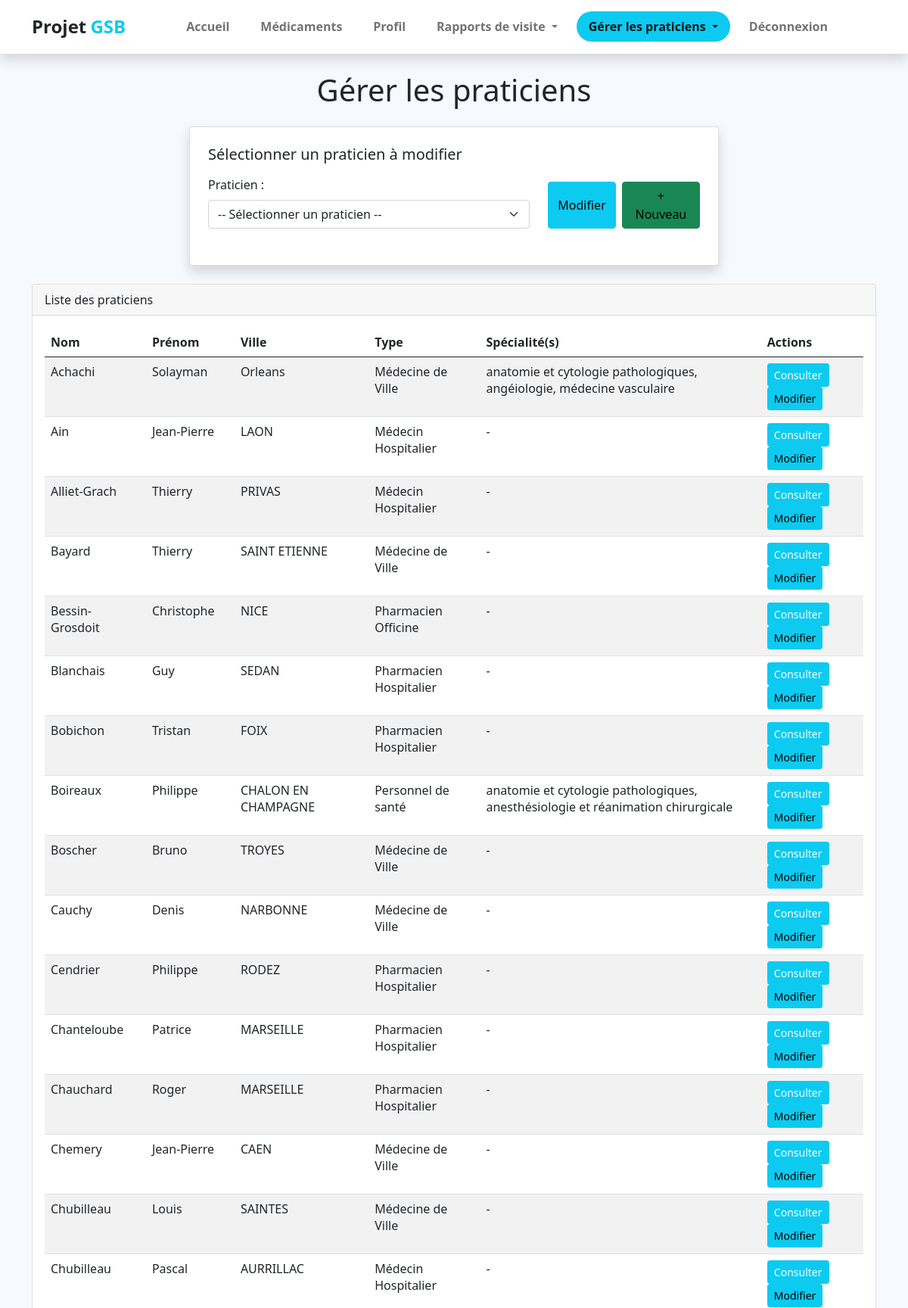
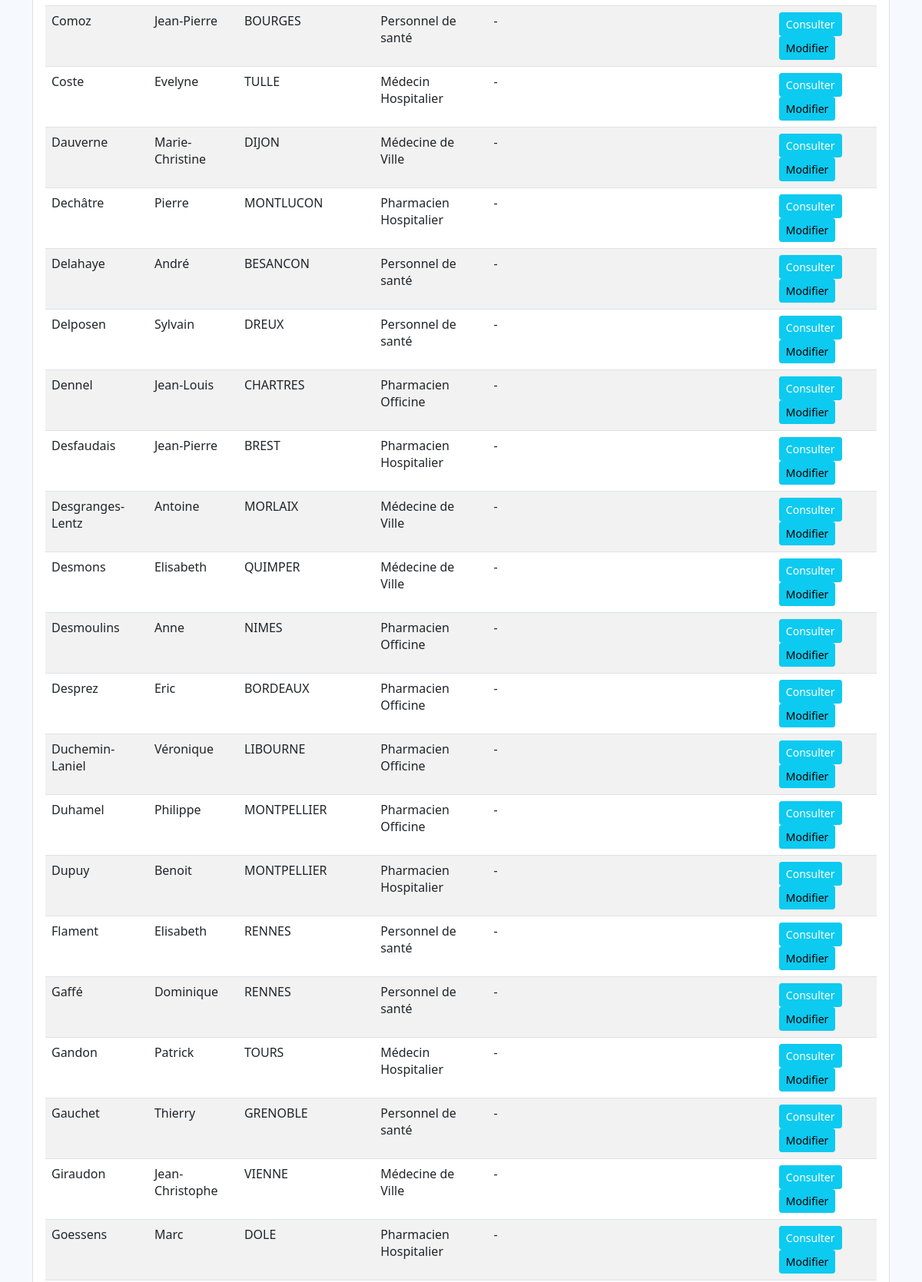
The app's page /index.php?uc=gererPraticien&action=liste&filtre=global (signed in, upper part) with its own data (2 pictures, top to bottom).
### tables this page shows
CREATE TABLE IF NOT EXISTS `praticien` (
  `PRA_NUM` int(11) NOT NULL,
  `PRA_PRENOM` varchar(30) DEFAULT NULL,
  `PRA_NOM` varchar(30) DEFAULT NULL,
  `PRA_ADRESSE` varchar(50) DEFAULT NULL,
  `PRA_CP` varchar(5) DEFAULT NULL,
  `PRA_VILLE` varchar(25) DEFAULT NULL,
  `PRA_COEFNOTORIETE` float DEFAULT NULL,
  `TYP_CODE` varchar(3) DEFAULT NULL,
  `PRA_COEFF_CONFIANCE` float DEFAULT NULL,
  PRIMARY KEY (`PRA_NUM`),
  KEY `praticien_type_praticien0_FK` (`TYP_CODE`)
);

CREATE TABLE IF NOT EXISTS `type_praticien` (
  `TYP_CODE` varchar(3) NOT NULL,
  `TYP_LIBELLE` varchar(25) DEFAULT NULL,
  `TYP_LIEU` varchar(35) DEFAULT NULL,
  PRIMARY KEY (`TYP_CODE`)
);

### modele/bd.praticien.inc.php (called while the page is built, shortened)
<?php
function getPraticiens()
{
    $connexion = connexionPDO();
    $req = $connexion->prepare("
        SELECT p.PRA_NUM, p.PRA_NOM, p.PRA_PRENOM, p.PRA_ADRESSE, p.PRA_CP, p.PRA_VILLE, p.PRA_COEFNOTORIETE, t.TYP_LIBELLE,
        GROUP_CONCAT(s.SPE_LIBELLE SEPARATOR ', ') as SPE_LIBELLE
        FROM praticien p
        LEFT JOIN type_praticien t ON p.TYP_CODE = t.TYP_CODE
        LEFT JOIN posseder pos ON p.PRA_NUM = pos.PRA_NUM
        LEFT JOIN specialite s ON pos.SPE_CODE = s.SPE_CODE
        GROUP BY p.PRA_NUM
        ORDER BY p.PRA_NOM ASC
    ");
    $req->execute();
    return $req->fetchAll(PDO::FETCH_ASSOC);
}
?>

### vues/v_gererPraticien.php (the view, shortened to what this page needs)
<section class="bg-light py-4">
    <div class="container">
        <h1 class="text-center mb-4">Gérer les praticiens</h1>
        <?php
        $hab = $_SESSION['habilitation'] ?? 1;
        $estVisiteurLocal = ($hab == 1);
        ?>
        <?php if ($estVisiteurLocal): ?>
            <div class="card shadow mb-4 p-4 mx-auto" style="max-width: 700px;">
                <h5 class="mb-3">Sélectionner un praticien à consulter</h5>
                <form action="index.php" method="get" class="row align-items-end">
                    <input type="hidden" name="uc" value="gererPraticien">
                    <input type="hidden" name="action" value="consulter">
                    <div class="col-md-8 mb-2">
                        <label for="selectPraticienConsult" class="form-label">Praticien :</label>
                        <select name="num" id="selectPraticienConsult" class="form-select" required>
                            <option value="">-- Sélectionner un praticien --</option>
                            <?php foreach ($lesPraticiens as $unPraticien): ?>
                                <option value="<?= $unPraticien['PRA_NUM'] ?>">
                                    <?= htmlspecialchars($unPraticien['PRA_NOM'] . ' ' . $unPraticien['PRA_PRENOM'] . ' - ' . $unPraticien['PRA_VILLE']) ?>
                                </option>
                            <?php endforeach; ?>
                        </select>
                    </div>
                    <div class="col-md-4 mb-2">
                        <button type="submit" class="btn btn-info text-white">Consulter</button>
                    </div>
                </form>
            </div>
        <?php else: ?>
            <div class="card shadow mb-4 p-4 mx-auto" style="max-width: 700px;">
                <h5 class="mb-3">Sélectionner un praticien à modifier</h5>
                <form action="index.php" method="get" class="row align-items-end">
                    <div class="col-md-8 mb-2">
                        <label for="selectPraticien" class="form-label">Praticien :</label>
                        <select name="num" id="selectPraticien" class="form-select" required>
                            <option value="">-- Sélectionner un praticien --</option>
                        </select>
                    </div>
                    <div class="col-md-4 mb-2 d-flex gap-2">
                        <button type="submit" class="btn btn-primary">Modifier</button>
                        <a href="index.php?uc=gererPraticien&action=ajouter" class="btn btn-success">+ Nouveau</a>
                    </div>
                </form>
            </div>
        <?php endif; ?>
        <div class="card">
            <div class="card-header">
                Liste des praticiens
            </div>
            <div class="card-body">
                <table class="table table-striped table-hover">
                    <thead>
                        <tr>
                            <th>Nom</th>
                            <th>Prénom</th>
                            <th>Ville</th>
                            <th>Type</th>
                            <th>Spécialité(s)</th>
                            <th>Actions</th>
                        </tr>
                    </thead>
                    <tbody>
                        <?php foreach ($lesPraticiens as $unPraticien) { ?>
                            <tr>
                                <td><?php echo htmlspecialchars($unPraticien['PRA_NOM']); ?></td>
                                <td><?php echo htmlspecialchars($unPraticien['PRA_PRENOM']); ?></td>
                                <td><?php echo htmlspecialchars($unPraticien['PRA_VILLE']); ?></td>
                                <td><?php echo !empty($unPraticien['TYP_LIBELLE']) ? htmlspecialchars($unPraticien['TYP_LIBELLE']) : '-'; ?>
                                </td>
                                <td><?php echo !empty($unPraticien['SPE_LIBELLE']) ? htmlspecialchars($unPraticien['SPE_LIBELLE']) : '-'; ?>
                                </td>
                                <td>
                                    <a href="index.php?uc=gererPraticien&action=consulter&num=<?php echo $unPraticien['PRA_NUM']; ?>"
                                        class="btn btn-info btn-sm text-white">Consulter</a>
                                    <?php if (!$estVisiteurLocal): ?>
                                        <a href="index.php?uc=gererPraticien&action=modifier&num=<?php echo $unPraticien['PRA_NUM']; ?>"
                                            class="btn btn-primary btn-sm">Modifier</a>
                                    <?php endif; ?>
                                </td>
                            </tr>
                        <?php } ?>
                    </tbody>
                </table>
            </div>
        </div>
    </div>
</section>

### assets/css/gsb.css (style rules this page uses)
p, a { font-weight: 400; }

### assets/css/custom.css (style rules this page uses)
body, html { height: 100%; margin: 0; padding: 0; }
body { background: #f6f9fe !important; width: 100%; position: relative; display: table; }
.bg-light { background-color: #f6f9fe; }

### records on screen
praticien: PRA_NOM "Achachi", PRA_PRENOM "Solayman", PRA_VILLE "Orleans", TYP_CODE.TYP_LIBELLE "Médecine de Ville", SPE_LIBELLE "anatomie et cytologie pathologiques, angéiologie, médecine vasculaire"
praticien: PRA_NOM "Ain", PRA_PRENOM "Jean-Pierre", PRA_VILLE "LAON", TYP_CODE.TYP_LIBELLE "Médecin Hospitalier"
praticien: PRA_NOM "Alliet-Grach", PRA_PRENOM "Thierry", PRA_VILLE "PRIVAS", TYP_CODE.TYP_LIBELLE "Médecin Hospitalier"
praticien: PRA_NOM "Bayard", PRA_PRENOM "Thierry", PRA_VILLE "SAINT ETIENNE", TYP_CODE.TYP_LIBELLE "Médecine de Ville"
praticien: PRA_NOM "Bessin-Grosdoit", PRA_PRENOM "Christophe", PRA_VILLE "NICE", TYP_CODE.TYP_LIBELLE "Pharmacien Officine"
praticien: PRA_NOM "Blanchais", PRA_PRENOM "Guy", PRA_VILLE "SEDAN", TYP_CODE.TYP_LIBELLE "Pharmacien Hospitalier"
praticien: PRA_NOM "Bobichon", PRA_PRENOM "Tristan", PRA_VILLE "FOIX", TYP_CODE.TYP_LIBELLE "Pharmacien Hospitalier"
praticien: PRA_NOM "Boireaux", PRA_PRENOM "Philippe", PRA_VILLE "CHALON EN CHAMPAGNE", TYP_CODE.TYP_LIBELLE "Personnel de santé", SPE_LIBELLE "anatomie et cytologie pathologiques, anesthésiologie et réanimation chirurgicale"
praticien: PRA_NOM "Boscher", PRA_PRENOM "Bruno", PRA_VILLE "TROYES", TYP_CODE.TYP_LIBELLE "Médecine de Ville"
praticien: PRA_NOM "Cauchy", PRA_PRENOM "Denis", PRA_VILLE "NARBONNE", TYP_CODE.TYP_LIBELLE "Médecine de Ville"
praticien: PRA_NOM "Cendrier", PRA_PRENOM "Philippe", PRA_VILLE "RODEZ", TYP_CODE.TYP_LIBELLE "Pharmacien Hospitalier"
praticien: PRA_NOM "Chanteloube", PRA_PRENOM "Patrice", PRA_VILLE "MARSEILLE", TYP_CODE.TYP_LIBELLE "Pharmacien Hospitalier"
praticien: PRA_NOM "Chauchard", PRA_PRENOM "Roger", PRA_VILLE "MARSEILLE", TYP_CODE.TYP_LIBELLE "Pharmacien Hospitalier"
praticien: PRA_NOM "Chemery", PRA_PRENOM "Jean-Pierre", PRA_VILLE "CAEN", TYP_CODE.TYP_LIBELLE "Médecine de Ville"
praticien: PRA_NOM "Chubilleau", PRA_PRENOM "Louis", PRA_VILLE "SAINTES", TYP_CODE.TYP_LIBELLE "Médecine de Ville"
praticien: PRA_NOM "Chubilleau", PRA_PRENOM "Pascal", PRA_VILLE "AURRILLAC", TYP_CODE.TYP_LIBELLE "Médecin Hospitalier"
praticien: PRA_NOM "Comoz", PRA_PRENOM "Jean-Pierre", PRA_VILLE "BOURGES", TYP_CODE.TYP_LIBELLE "Personnel de santé"
praticien: PRA_NOM "Coste", PRA_PRENOM "Evelyne", PRA_VILLE "TULLE", TYP_CODE.TYP_LIBELLE "Médecin Hospitalier"
praticien: PRA_NOM "Dauverne", PRA_PRENOM "Marie-Christine", PRA_VILLE "DIJON", TYP_CODE.TYP_LIBELLE "Médecine de Ville"
praticien: PRA_NOM "Dechâtre", PRA_PRENOM "Pierre", PRA_VILLE "MONTLUCON", TYP_CODE.TYP_LIBELLE "Pharmacien Hospitalier"
praticien: PRA_NOM "Delahaye", PRA_PRENOM "André", PRA_VILLE "BESANCON", TYP_CODE.TYP_LIBELLE "Personnel de santé"
praticien: PRA_NOM "Delposen", PRA_PRENOM "Sylvain", PRA_VILLE "DREUX", TYP_CODE.TYP_LIBELLE "Personnel de santé"
praticien: PRA_NOM "Dennel", PRA_PRENOM "Jean-Louis", PRA_VILLE "CHARTRES", TYP_CODE.TYP_LIBELLE "Pharmacien Officine"
praticien: PRA_NOM "Desfaudais", PRA_PRENOM "Jean-Pierre", PRA_VILLE "BREST", TYP_CODE.TYP_LIBELLE "Pharmacien Hospitalier"
praticien: PRA_NOM "Desgranges-Lentz", PRA_PRENOM "Antoine", PRA_VILLE "MORLAIX", TYP_CODE.TYP_LIBELLE "Médecine de Ville"
praticien: PRA_NOM "Desmons", PRA_PRENOM "Elisabeth", PRA_VILLE "QUIMPER", TYP_CODE.TYP_LIBELLE "Médecine de Ville"
praticien: PRA_NOM "Desmoulins", PRA_PRENOM "Anne", PRA_VILLE "NIMES", TYP_CODE.TYP_LIBELLE "Pharmacien Officine"
praticien: PRA_NOM "Desprez", PRA_PRENOM "Eric", PRA_VILLE "BORDEAUX", TYP_CODE.TYP_LIBELLE "Pharmacien Officine"
praticien: PRA_NOM "Duchemin-Laniel", PRA_PRENOM "Véronique", PRA_VILLE "LIBOURNE", TYP_CODE.TYP_LIBELLE "Pharmacien Officine"
praticien: PRA_NOM "Duhamel", PRA_PRENOM "Philippe", PRA_VILLE "MONTPELLIER", TYP_CODE.TYP_LIBELLE "Pharmacien Officine"
praticien: PRA_NOM "Dupuy", PRA_PRENOM "Benoit", PRA_VILLE "MONTPELLIER", TYP_CODE.TYP_LIBELLE "Pharmacien Hospitalier"
praticien: PRA_NOM "Flament", PRA_PRENOM "Elisabeth", PRA_VILLE "RENNES", TYP_CODE.TYP_LIBELLE "Personnel de santé"
praticien: PRA_NOM "Gaffé", PRA_PRENOM "Dominique", PRA_VILLE "RENNES", TYP_CODE.TYP_LIBELLE "Personnel de santé"
praticien: PRA_NOM "Gandon", PRA_PRENOM "Patrick", PRA_VILLE "TOURS", TYP_CODE.TYP_LIBELLE "Médecin Hospitalier"
praticien: PRA_NOM "Gauchet", PRA_PRENOM "Thierry", PRA_VILLE "GRENOBLE", TYP_CODE.TYP_LIBELLE "Personnel de santé"
praticien: PRA_NOM "Giraudon", PRA_PRENOM "Jean-Christophe", PRA_VILLE "VIENNE", TYP_CODE.TYP_LIBELLE "Médecine de Ville"
praticien: PRA_NOM "Goessens", PRA_PRENOM "Marc", PRA_VILLE "DOLE", TYP_CODE.TYP_LIBELLE "Pharmacien Hospitalier"
